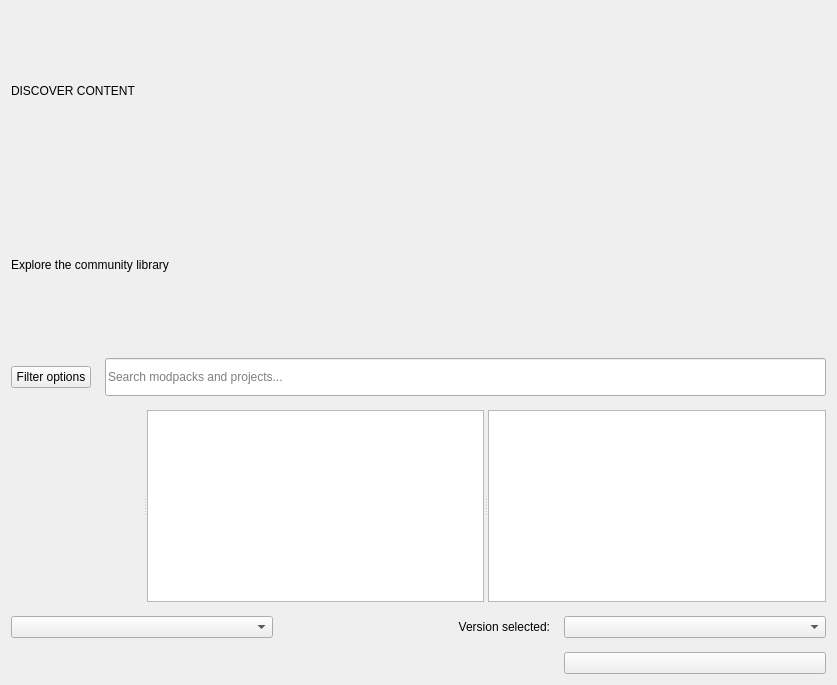
<?xml version="1.0" encoding="UTF-8"?>
<ui version="4.0">
 <class>ResourcePage</class>
 <widget class="QWidget" name="ResourcePage">
  <property name="geometry">
   <rect>
    <x>0</x>
    <y>0</y>
    <width>837</width>
    <height>685</height>
   </rect>
  </property>
  <layout class="QVBoxLayout" name="verticalLayout">
   <property name="spacing"><number>14</number></property>
   <item>
    <widget class="QLabel" name="modernDiscoverEyebrow">
     <property name="text"><string>DISCOVER CONTENT</string></property>
    </widget>
   </item>
   <item>
    <widget class="QLabel" name="modernDiscoverTitle">
     <property name="text"><string>Explore the community library</string></property>
    </widget>
   </item>
   <item>
    <layout class="QHBoxLayout" name="horizontalLayout">
     <item>
      <widget class="QPushButton" name="resourceFilterButton">
       <property name="text">
        <string>Filter options</string>
       </property>
      </widget>
     </item>
     <item>
      <widget class="QLineEdit" name="searchEdit">
       <property name="placeholderText"><string>Search modpacks and projects...</string></property>
       <property name="clearButtonEnabled"><bool>true</bool></property>
       <property name="minimumSize"><size><width>0</width><height>38</height></size></property>
      </widget>
     </item>
    </layout>
   </item>
   <item>
    <widget class="QSplitter" name="splitter">
     <property name="orientation">
      <enum>Qt::Horizontal</enum>
     </property>
     <property name="childrenCollapsible">
      <bool>false</bool>
     </property>
     <widget class="QWidget" name="filterWidget" native="true"/>
     <widget class="QListView" name="packView">
      <property name="horizontalScrollBarPolicy">
       <enum>Qt::ScrollBarAlwaysOff</enum>
      </property>
      <property name="alternatingRowColors">
       <bool>true</bool>
      </property>
      <property name="iconSize">
       <size>
        <width>48</width>
        <height>48</height>
       </size>
      </property>
      <property name="verticalScrollMode">
       <enum>QAbstractItemView::ScrollPerPixel</enum>
      </property>
     </widget>
     <widget class="ProjectDescriptionPage" name="packDescription">
      <property name="openExternalLinks">
       <bool>false</bool>
      </property>
      <property name="openLinks">
       <bool>false</bool>
      </property>
     </widget>
    </widget>
   </item>
   <item>
    <layout class="QGridLayout" name="gridLayout_4" columnstretch="0,0,0">
     <item row="0" column="2">
      <widget class="QComboBox" name="versionSelectionBox"/>
     </item>
     <item row="0" column="1">
      <widget class="QLabel" name="label">
       <property name="text">
        <string>Version selected:</string>
       </property>
       <property name="alignment">
        <set>Qt::AlignRight|Qt::AlignTrailing|Qt::AlignVCenter</set>
       </property>
      </widget>
     </item>
     <item row="0" column="0">
      <widget class="QComboBox" name="sortByBox"/>
     </item>
     <item row="1" column="2">
      <widget class="QPushButton" name="resourceSelectionButton"/>
     </item>
    </layout>
   </item>
  </layout>
 </widget>
 <customwidgets>
  <customwidget>
   <class>ProjectDescriptionPage</class>
   <extends>QTextBrowser</extends>
   <header>ui/widgets/ProjectDescriptionPage.h</header>
  </customwidget>
 </customwidgets>
 <tabstops>
  <tabstop>packView</tabstop>
  <tabstop>packDescription</tabstop>
  <tabstop>sortByBox</tabstop>
  <tabstop>versionSelectionBox</tabstop>
 </tabstops>
 <resources/>
 <connections/>
</ui>
